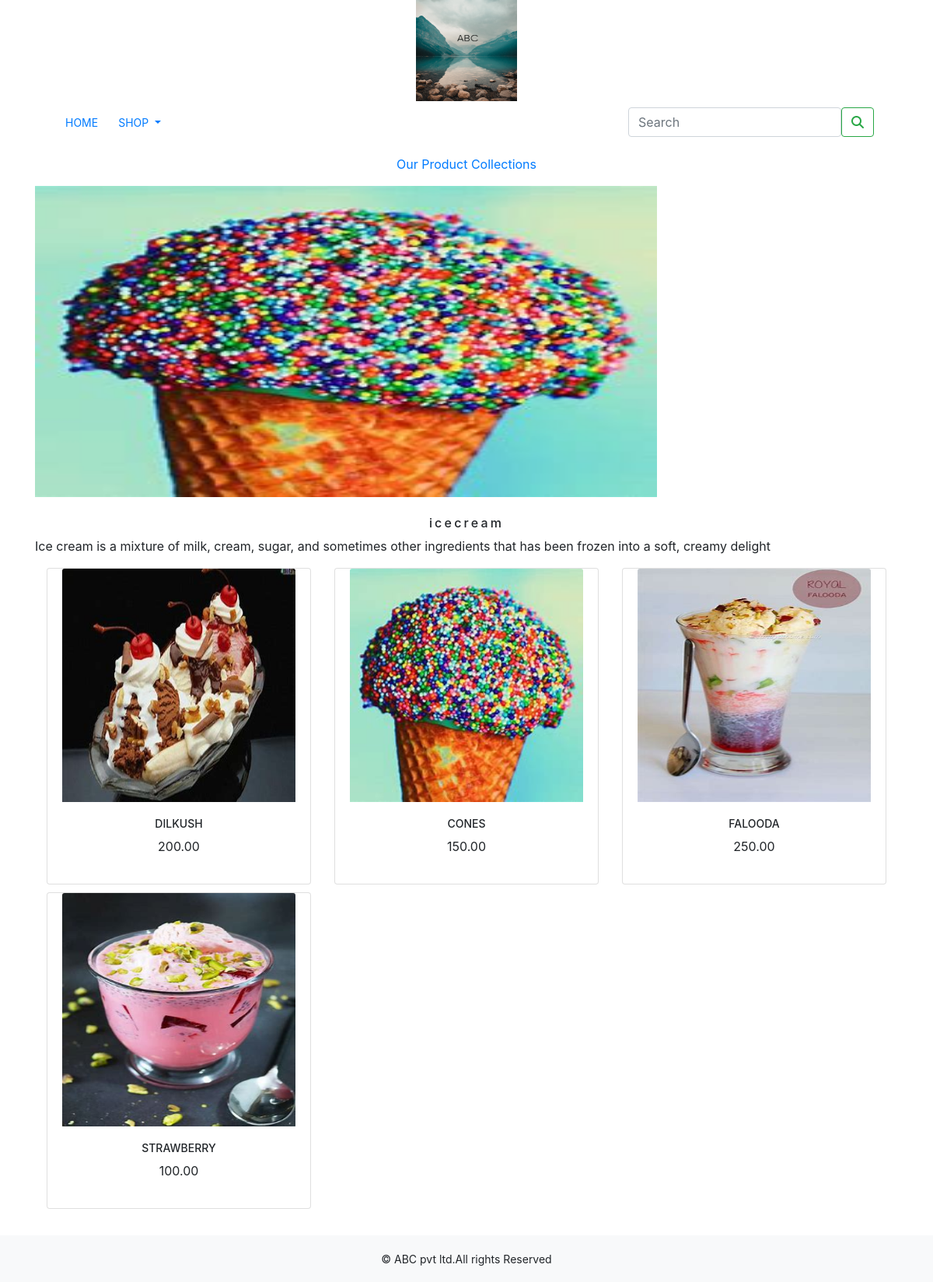
The app's page /icecream/ with its own data.
### shop/models.py (models this page shows, shortened)
class Category(models.Model):
    name=models.CharField(max_length=250,unique=True)
    slug=models.SlugField(max_length=250,unique=True)
    description=models.TextField(blank=True)
    image=models.ImageField(upload_to='category',blank=True)
    class Meta:
        ordering=('name',)
        verbose_name='category'
        verbose_name_plural='categories'

class Product(models.Model):
    name=models.CharField(max_length=250,unique=True)
    slug=models.SlugField(max_length=250,unique=True)
    description=models.TextField(blank=True)
    price=models.DecimalField(max_digits=10,decimal_places=2)
    category=models.ForeignKey(Category,on_delete=models.CASCADE)
    image=models.ImageField(upload_to='product',blank=True)
    stock=models.IntegerField()
    available=models.BooleanField(default=True)
    created=models.DateTimeField(auto_now_add=True)
    updated=models.DateTimeField(auto_now_add=True)
    def get_url(self):
        return reverse('shop:prodCatdetail',args=[self.category.slug,self.slug])
    class Meta:
        ordering=('name',)
        verbose_name='product'
        verbose_name_plural='products'

### shop/views.py (the view)
# urls.py: path('',views.allProdCat,name='allProdCat'),
def allProdCat(request,c_slug=None):
    c_page=None
    products_list=None
    if c_slug!=None:
        c_page=get_object_or_404(Category,slug=c_slug)
        products_list=Product.objects.all().filter(category=c_page,available=True)
    else:
        products_list=Product.objects.all().filter(available=True)
    paginator=Paginator(products_list,6)
    try:
        page=int(request.GET.get('page','1'))
    except:
        page=1
    try:
        products=paginator.page(page)
    except (EmptyPage,InvalidPage):
        products=paginator.page(paginator.num_pages)
    return render(request,"category.html",{'category':c_page,'products':products})

### cart/context_processors.py (called while the page is built)
def counter(request):
    item_count=0
    if 'admin' in request.path:
        return {}
    else:
        try:
            cart=Cart.objects.filter(cart_id=_cart_id(request))
            cart_items=CartItem.objects.all().filter(cart=cart[:1])
            for cart_item in cart_items:
                item_count += cart_item.quantity
        except Cart.DoesNotExist:
            item_count=0
    return dict(item_count=item_count)

### cart/views.py (called while the page is built)
def _cart_id(request):
    cart=request.session.session_key
    if not cart:
        cart=request.session.create()
    return cart

### shop/context_processors.py (called while the page is built)
def menu_links(request):
    links=Category.objects.all()
    return dict(links=links)

### templates/category.html (shortened to what this page needs)
{% extends 'base.html' %}
{% load static %}
{% block content %}
    {% if category %}
        <div>
            <div class="row my_row_class">
                <div class="mx-auto">
                    <p><a href="{% url 'shop:allProdCat' %}">Our Product Collections</a></p>
                </div>
            </div>
        </div>
        <div class="mx-auto">
            <img class="my_image" src="{{ category.image.url }}" alt="{{ category.name }}" style="width: 800px; height: 400px;">
        </div>
        <br>
        <div>
            <h1 class="text-center my_title">{{ category.name }}</h1>
            <p class="text-justify">{{ category.description }}</p>
        </div>
    {% endif %}
    <div class="container">
        <div class="row mx_auto">
            {% for product in products.object_list %}
            <div class="my_bottom_margin col-9 col-sm-12 col-md-4 xol-lg-4">
                <div class="card text-center" style="min-width:18rem;">
                    <a href="{{ product.get_url }}"><img class="card-img-top my_image" src="{{ product.image.url }}" alt="{{ product.name }}" style="width:300px; height:300px; "></a>
                    <div class="card-body">
                        <h4>{{ product.name }}</h4>
                        <p>{{ product.price }}</p>
                    </div>
                </div>
            </div>
            {% endfor %}
        </div>
        <br>
    </div>
{% endblock %}

### static/css/custom.css (style rules this page uses)
body { font-family: 'Roboto', sans-serif; }
.my_row_class { padding-top :15px; }
.my_image { width:100%; height:auto; }
.my_title { font-size:16px; text_transform:uppercase; letter-spacing:.2em; }
.my_bottom_margin { margin-bottom:10px; }
.card-body h4 { font-size:14px; text-transform:uppercase; letter-spacing=.2em; }

### records on screen
Category: image (picture), name "icecream", description "Ice cream is a mixture of milk, cream, sugar, and sometimes other ingredients that has been frozen into a soft, creamy delight"
Product: image (picture), name "DILKUSH", price "200.00"
Product: image (picture), name "CONES", price "150.00"
Product: image (picture), name "FALOODA", price "250.00"
Product: image (picture), name "STRAWBERRY", price "100.00"
